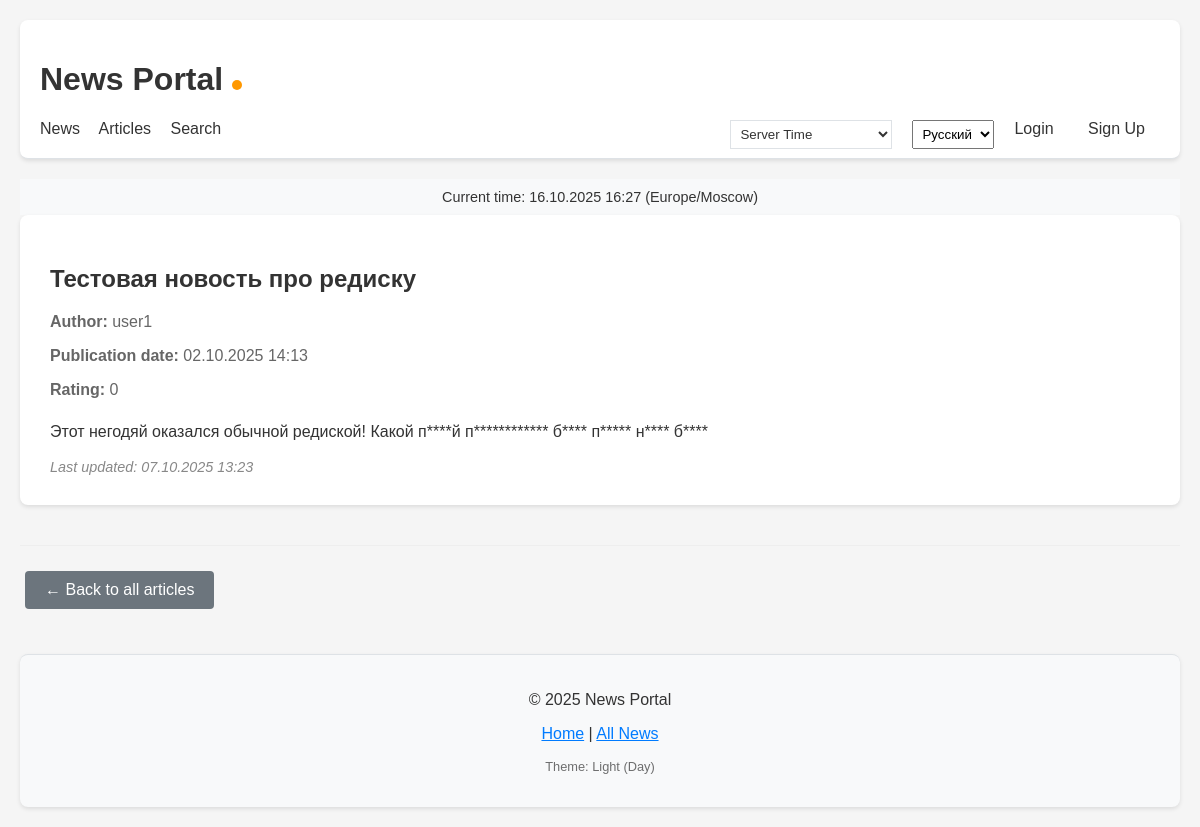
/news/articles/7/, run on an earlier commit of the app's database.
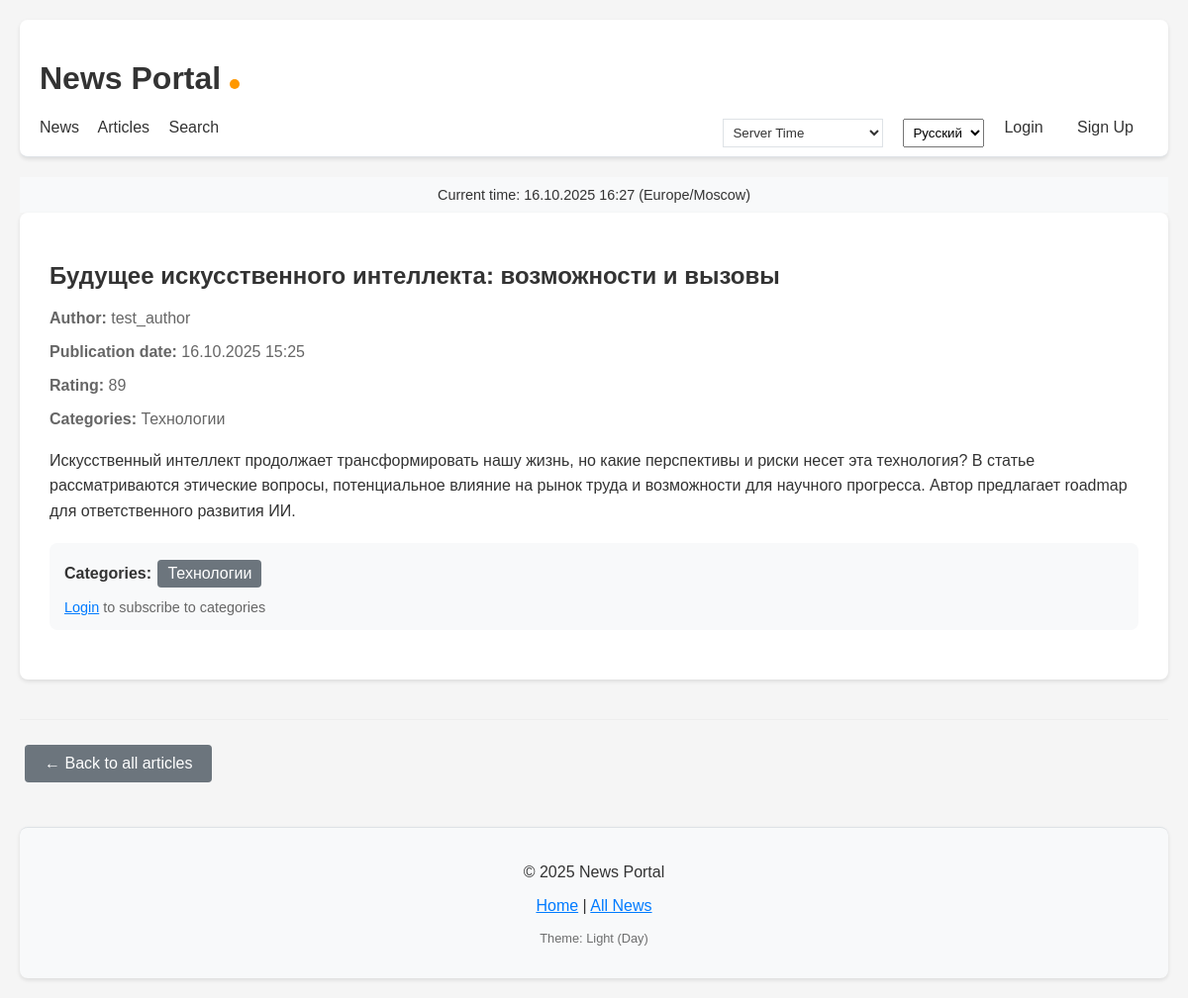
And on a later commit of the database.
### news/models.py (models this page shows, shortened)
class Post(models.Model):
    ARTICLE = 'AR'
    NEWS = 'NW'
    POST_TYPES = [
        (ARTICLE, _('Article')),
        (NEWS, _('News')),
    ]
    author = models.ForeignKey(
        Author,
        on_delete=models.CASCADE,
        verbose_name=_('Author')
    )
    post_type = models.CharField(
        max_length=2,
        choices=POST_TYPES,
        verbose_name=_('Post type')
    )
    created_at = models.DateTimeField(
        auto_now_add=True,
        verbose_name=_('Created at')
    )
    updated_at = models.DateTimeField(
        auto_now=True,
        verbose_name=_('Updated at')
    )
    categories = models.ManyToManyField(
        Category,
        through='PostCategory',
        verbose_name=_('Categories'),
        blank=True  # Добавляем blank=True
    )
    title = models.CharField(
        max_length=200,
        verbose_name=_('Title')
    )
    content = models.TextField(verbose_name=_('Content'))
    rating = models.IntegerField(
        default=0,
        verbose_name=_('Rating')
    )
    is_published = models.BooleanField(
        default=True,
        verbose_name=_('Is published')
    )
    class Meta:
        verbose_name = _('Post')
        verbose_name_plural = _('Posts')
        ordering = ['-created_at']

class Author(models.Model):
    user = models.OneToOneField(User, on_delete=models.CASCADE, verbose_name=_('User'))
    rating = models.IntegerField(default=0, verbose_name=_('Rating'))
    class Meta:
        verbose_name = _('Author')
        verbose_name_plural = _('Authors')

class Category(models.Model):
    name = models.CharField(max_length=100, unique=True, verbose_name=_('Name'))
    subscribers = models.ManyToManyField(
        User,
        through='Subscription',
        related_name='subscribed_categories',
        blank=True,
        verbose_name=_('Subscribers')
    )
    class Meta:
        verbose_name = _('Category')
        verbose_name_plural = _('Categories')

### news/views.py (the view)
# urls.py: path('articles/<int:pk>/', views.ArticleDetail.as_view(), name='article_detail'),
class ArticleDetail(DetailView):
    model = Post
    template_name = 'news/article_detail.html'
    context_object_name = 'article'
    def get_queryset(self):
        return Post.objects.filter(post_type='AR')
    def get_context_data(self, **kwargs):
        context = super().get_context_data(**kwargs)
        context['current_time'] = timezone.now()
        context['timezones'] = COMMON_TIMEZONES
        context['is_author'] = self.request.user.groups.filter(
            name='authors').exists() if self.request.user.is_authenticated else False
        return context

### news/context_processors.py (called while the page is built)
def timezone_context(request):
    return {
        'current_time': timezone.now(),
        'timezones': pytz.common_timezones,
    }

def user_groups(request):
    return {
        'is_author': request.user.groups.filter(name='authors').exists() if request.user.is_authenticated else False
    }

### templates/news/article_detail.html (shortened to what this page needs)
{% extends 'default.html' %}
{% load censor_filters %}
{% load i18n %}
{% block content %}
<div style="max-width: 1200px; margin: 0 auto;">
    <article class="article-detail">
        <h1>{{ article.title|censor }}</h1>
        <div class="article-meta" style="color: #666; margin-bottom: 20px;">
            <p><strong>{% trans "Author:" %}</strong>
                {% if article.author and article.author.user %}
                    {{ article.author.user.username }}
                {% else %}
                    {% trans "Unknown" %}
                {% endif %}
            </p>
            <p><strong>{% trans "Publication date:" %}</strong> {{ article.created_at|date:"d.m.Y H:i" }}</p>
            <p><strong>{% trans "Rating:" %}</strong> {{ article.rating }}</p>
            {% if article.categories.all %}
            <p><strong>{% trans "Categories:" %}</strong>
                {% for category in article.categories.all %}
                    {{ category.name }}{% if not forloop.last %}, {% endif %}
                {% endfor %}
            </p>
            {% endif %}
        </div>
        <div class="article-content" style="line-height: 1.6; font-size: 16px;">
            {{ article.content|linebreaks|censor }}
        </div>
        {% if article.categories.all %}
        <div class="categories" style="margin: 20px 0; padding: 15px; background: #f8f9fa; border-radius: 8px;">
            <strong>{% trans "Categories:" %}</strong>
            {% for category in article.categories.all %}
            <span class="badge" style="background: #6c757d; color: white; padding: 5px 10px; border-radius: 4px; margin: 2px; display: inline-block;">
                {{ category.name }}
            </span>
            {% endfor %}
            {% if not user.is_authenticated %}
            <div style="margin-top: 10px; font-size: 0.9em; color: #666;">
                <a href="{% url 'account_login' %}">{% trans "Login" %}</a> {% trans "to subscribe to categories" %}
            </div>
            {% endif %}
        </div>
        {% endif %}
        {% if article.updated_at != article.created_at %}
        <div style="color: #888; font-size: 0.9em; margin-top: 15px;">
            <em>{% trans "Last updated:" %} {{ article.updated_at|date:"d.m.Y H:i" }}</em>
        </div>
        {% endif %}
    </article>
    <div class="navigation" style="margin-top: 40px; padding-top: 20px; border-top: 1px solid #eee;">
        <a href="{% url 'article_list' %}" class="btn btn-secondary">
            ← {% trans "Back to all articles" %}
        </a>
    </div>
</div>
{% endblock %}

What changed in the data, as far as the page shows it:
changed Post: title|censor "Тестовая новость про редиску" → "Будущее искусственного интеллекта: возможности и вызовы"; author.user.username "user1" → "test_author"; created_at "02.10.2025 14:13" → "16.10.2025 15:25"; rating "0" → "89"; content|censor "Этот негодяй оказался обычной редиской! Какой п****й п************ б**** п***** н**** б****" → "Искусственный интеллект продолжает трансформировать нашу жизнь, но какие перспективы и риски несет эта технология? В статье рассматриваются этические вопросы, потенциальное влияние на рынок труда и возможности для научного прогресса. Автор предлагает roadmap для ответственного развития ИИ."; updated_at "07.10.2025 13:23" → (not shown)
added Category: name "Технологии"
Also different on the page:
text no longer shown: "Last updated:"
text now shown: "Categories: Categories: Login to subscribe to categories"
